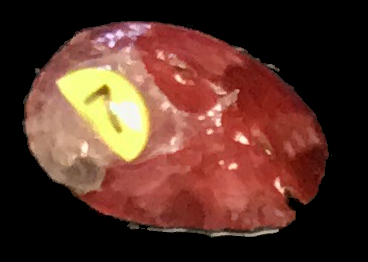
#> input picture FeatureDetectors/AbalonePhotos/7_1-yr.png, 368 x 262 px, found by its file name; its folder holds only this picture in this run
$ python abcvCorners.py AbalonePhotos/7_1-yr.png
#> lines starting #> are read from the running program, lines starting #| are printed output that depends on the picture; after the words box and inside, x2 and y2 are one past the last pixel; in counts of white or black regions, pixels touching at a corner belong together
import numpy as np
import cv2
import sys
from matplotlib import pyplot as plt
path = "./AbalonePhotos/" + sys.argv[1]
print(path)
img = cv2.imread(path)
#> img is the input picture: shape (262, 368, 3); mean B, G, R 39.8, 50.6, 87.2
gray = cv2.cvtColor(img,cv2.COLOR_BGR2GRAY)
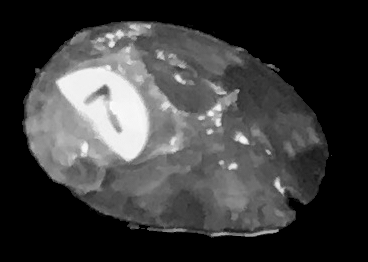
#> gray: shape (262, 368); min 0, max 252, mean 60.3

corners = cv2.goodFeaturesToTrack(gray,25,0.01,10)
#> corners = 25 rows, first 8: [277, 230], [282, 193], [238, 90], [248, 143], [147, 228], [266, 150], [225, 93], [278, 70]
corners = np.int0(corners)

for i in corners:
	x,y = i.ravel()
	cv2.circle(img,(x,y),3,255,-1)
#> this loop made 25 passes
#> (x, y) on passes 1 to 12: (277, 230), (282, 193), (238, 90), (248, 143), (147, 228), (266, 150), (225, 93), (278, 70), (149, 27), (229, 168), (220, 124), (36, 69)
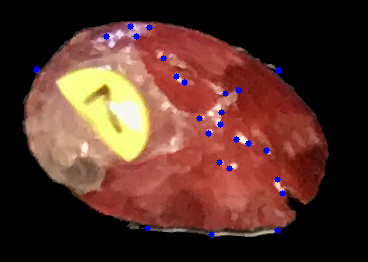
#> img: shape (262, 368, 3); 0.75% of pixels changed, all inside (x1, y1, x2, y2) = (33, 23, 286, 238)

plt.imshow(img),plt.show()

$ run again, on FeatureDetectors/AbalonePhotos/858_1-yr.png
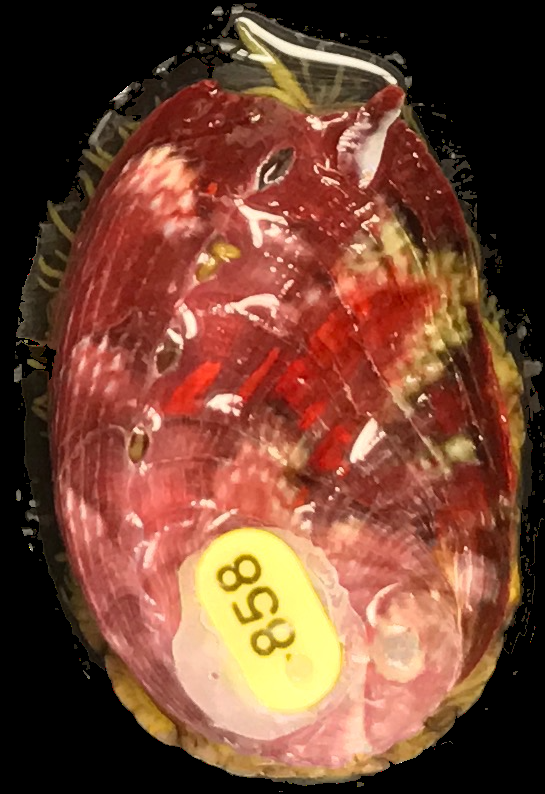
#> input picture FeatureDetectors/AbalonePhotos/858_1-yr.png, 545 x 794 px, found by its file name
#> img is the input picture: shape (794, 545, 3); mean B, G, R 51.6, 70.4, 117.8
#> `gray = cv2.cvtColor(img,cv2.COLOR_BGR2GRAY)`:
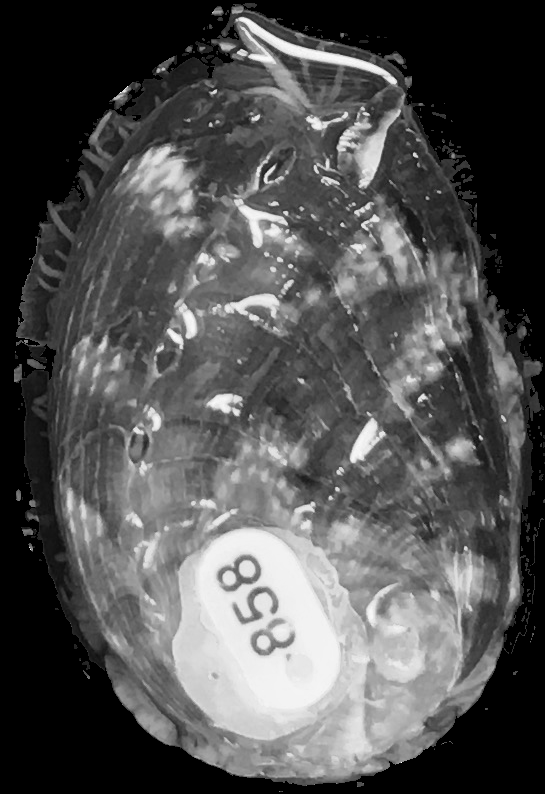
#> gray: shape (794, 545); min 0, max 255, mean 82.5
#> corners = 25 rows, first 8: [414, 153], [216, 90], [479, 436], [210, 123], [27, 341], [32, 550], [283, 212], [465, 547]
#> the loop `for i in corners:` made 25 passes
#> after the loop `for i in corners:`:
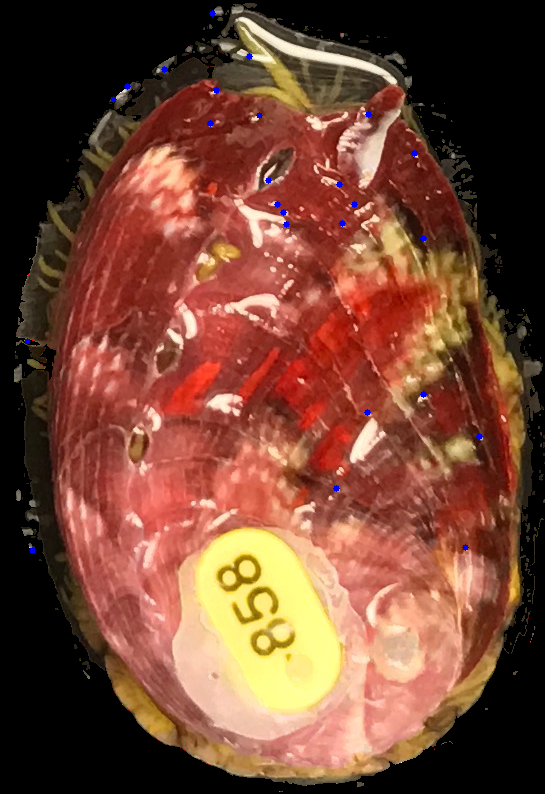
#> img: shape (794, 545, 3); 0.17% of pixels changed, all inside (x1, y1, x2, y2) = (24, 10, 483, 554)

$ run again, on FeatureDetectors/AbalonePhotos/7_11_27_(2).jpg
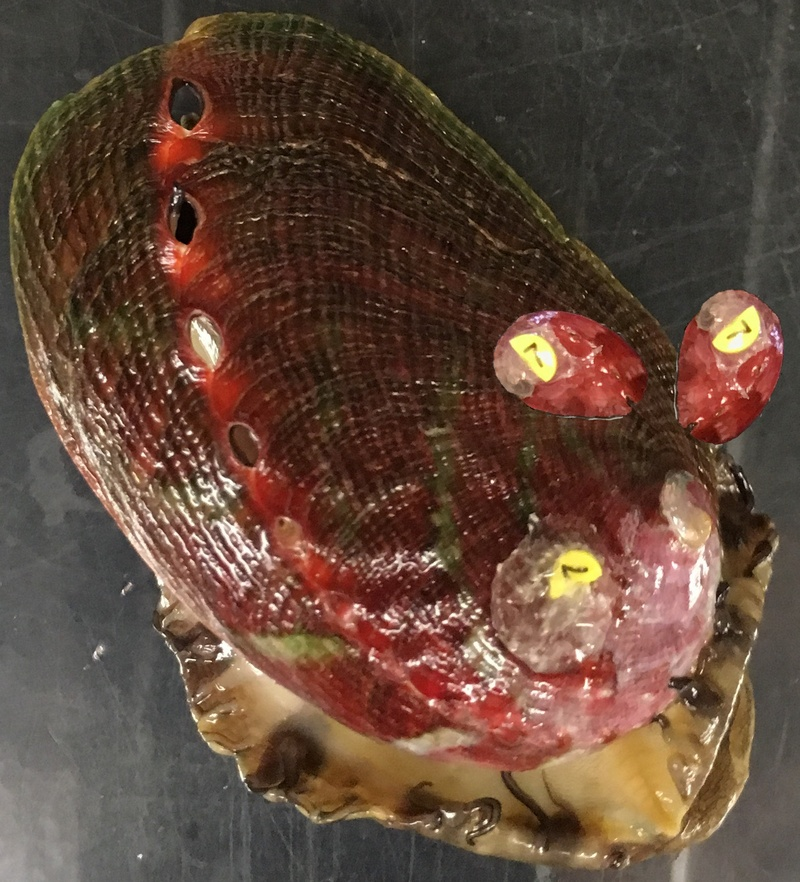
#> input picture FeatureDetectors/AbalonePhotos/7_11_27_(2).jpg, 800 x 882 px, shrunk from 1562 x 1724 before the run, found by its file name
#> img is the input picture: shape (882, 800, 3); mean B, G, R 57.9, 71.9, 96.6
#> `gray = cv2.cvtColor(img,cv2.COLOR_BGR2GRAY)`:
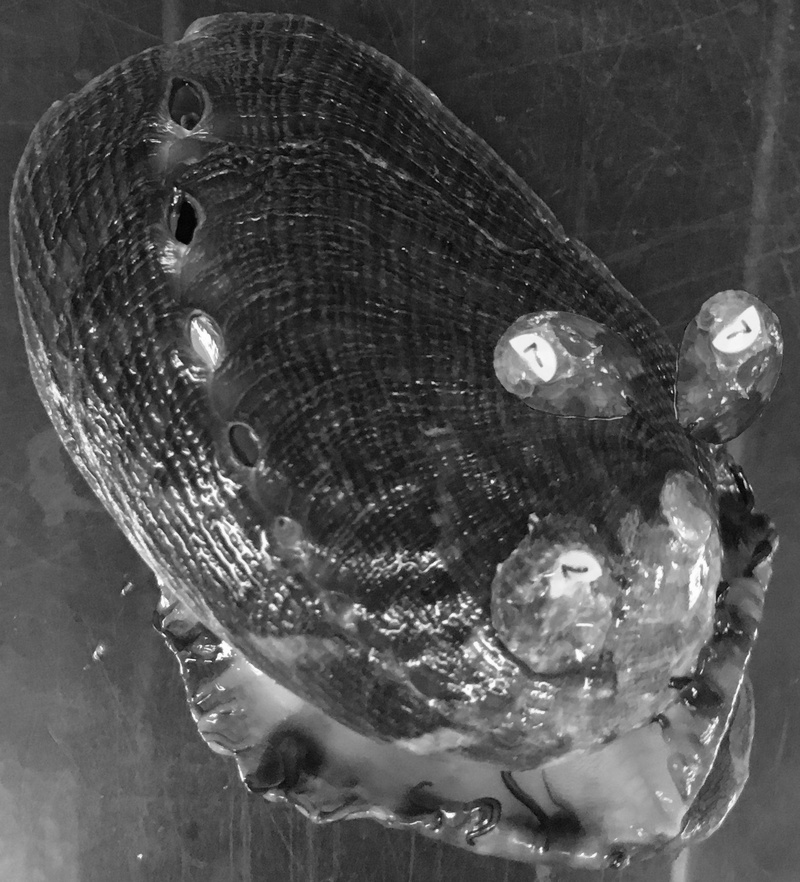
#> gray: shape (882, 800); min 2, max 255, mean 77.7
#> corners = 25 rows, first 8: [693, 688], [492, 481], [182, 364], [174, 188], [80, 345], [115, 223], [174, 202], [147, 403]
#> the loop `for i in corners:` made 25 passes
#> after the loop `for i in corners:`:
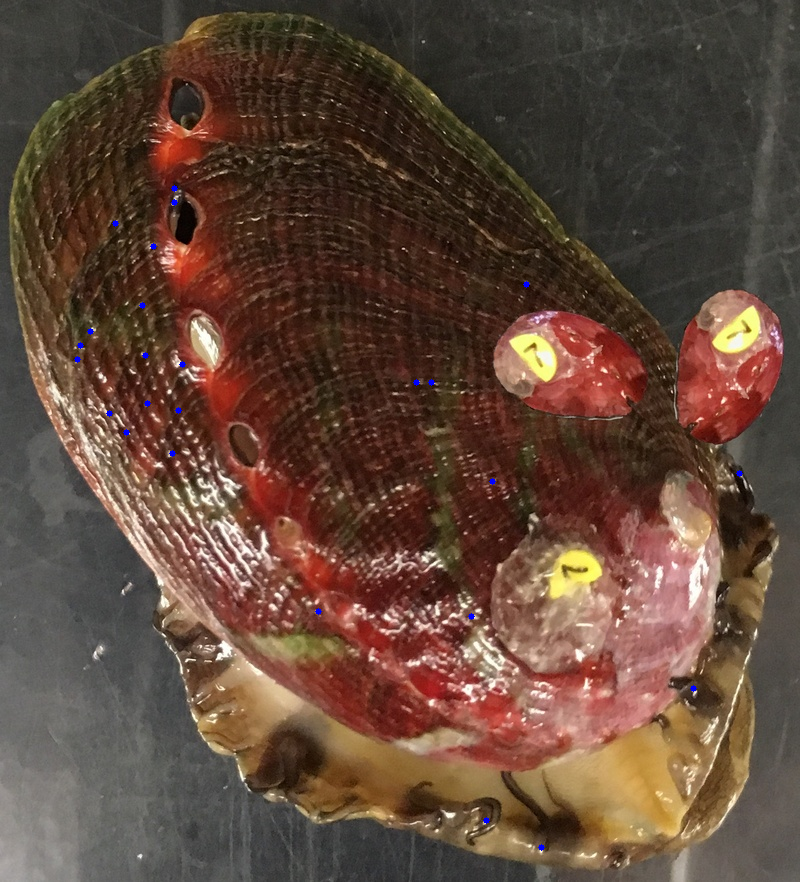
#> img: shape (882, 800, 3); 0.1% of pixels changed, all inside (x1, y1, x2, y2) = (74, 185, 743, 851)
